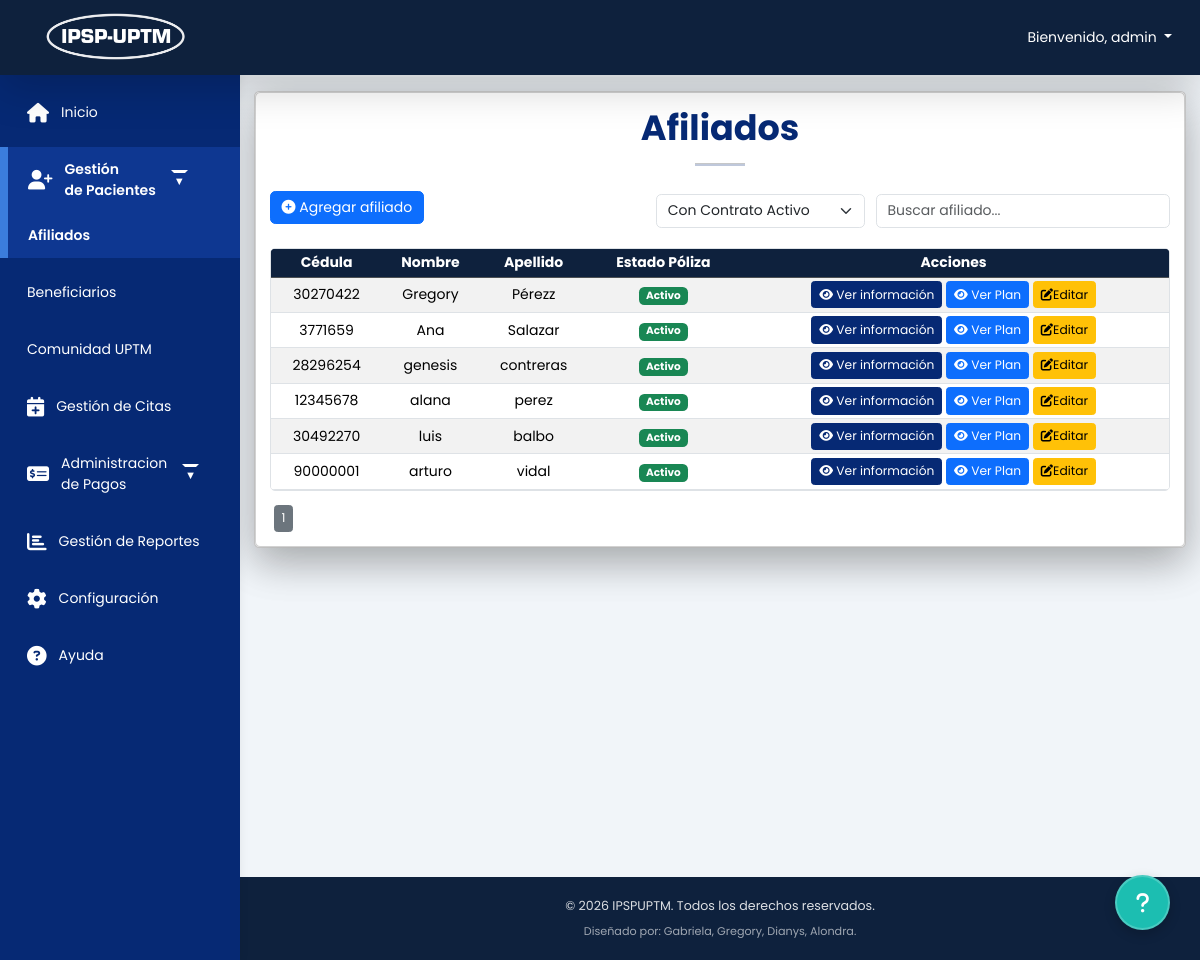
/home.php?vista=afiliados (signed in), run on the app's committed database.
### tables this page shows
CREATE TABLE `afiliados` (
  `ID` int(11) NOT NULL,
  `id_persona` int(11) DEFAULT NULL,
  `cedula` int(20) NOT NULL,
  `created_at` timestamp NOT NULL DEFAULT current_timestamp(),
  `updated_at` timestamp NOT NULL DEFAULT current_timestamp() ON UPDATE current_timestamp()
);

CREATE TABLE `persona` (
  `id_persona` int(11) NOT NULL,
  `cedula` int(11) NOT NULL,
  `nombre` varchar(50) NOT NULL,
  `apellido` varchar(50) NOT NULL,
  `fechanacimiento` date DEFAULT NULL,
  `genero` enum('Masculino','Femenino') DEFAULT NULL,
  `estado_civil` varchar(40) DEFAULT NULL,
  `telefono` varchar(20) NOT NULL,
  `correo` varchar(100) NOT NULL,
  `ocupacion` varchar(50) NOT NULL,
  `estado` text NOT NULL
);

### app/afiliados/principal.php (the view, shortened to what this page needs)
<?php
include 'C:/xampp/htdocs/IPSPUPTM/config/database.php';
include 'C:/xampp/htdocs/IPSPUPTM/config/alertify.php';
$filtro = isset($_GET['filtro']) ? $_GET['filtro'] : 'activos';
$whereClause = "";
if ($filtro === 'activos') {
    $whereClause = "WHERE EXISTS (SELECT 1 FROM contrato_plan cp WHERE cp.id_persona = a.id_persona AND cp.estado_contrato = 'Activo')";
} elseif ($filtro === 'inactivos') {
    $whereClause = "WHERE NOT EXISTS (SELECT 1 FROM contrato_plan cp WHERE cp.id_persona = a.id_persona AND cp.estado_contrato = 'Activo')";
}
$rowsPerPage = 15;
$currentPage = isset($_GET['page']) ? intval($_GET['page']) : 1;
$offset = ($currentPage - 1) * $rowsPerPage;
$sqlAfiliados = "
    SELECT
        p.id_persona,
        p.cedula,
        p.nombre,
        p.apellido,
        a.created_at,
        a.updated_at,
        EXISTS (SELECT 1 FROM contrato_plan cp WHERE cp.id_persona = a.id_persona AND cp.estado_contrato = 'Activo') as tiene_activo
    FROM afiliados a
    JOIN persona p ON a.id_persona = p.id_persona
    $whereClause
    LIMIT $offset, $rowsPerPage
";
$afiliados = $conn->query($sqlAfiliados);
$totalRowsResult = $conn->query("SELECT COUNT(*) AS total FROM afiliados a $whereClause");
$totalRows = $totalRowsResult->fetch_assoc()['total'];
$totalPages = ceil($totalRows / $rowsPerPage);
?>
<div class="card shadow-lg">
    <div class="mt-3 m-3 text-justify">
        <h1 class="fw-bold text-center" style="color: #062974;">Afiliados</h1>
        <hr class="mx-auto" style="width: 50px; height: 3px; background-color: #062974;">
        <div class="row mt-4 align-items-center">
            <div class="col-auto">
                <a href="#" class="btn btn-primary" data-bs-toggle="modal" data-bs-target="#formulariomodal">
                    <i class="fas fa-plus-circle"></i> Agregar afiliado
                </a>
            </div>
            <div class="col text-end mt-2">
                <select id="filtro_estado" class="form-select w-auto d-inline-block me-2" onchange="let u = new URLSearchParams(window.location.search); u.set('filtro', this.value); u.delete('page'); window.location.search = u.toString();">
                    <option value="activos" <?= ($filtro == 'activos') ? 'selected' : '' ?>>Con Contrato Activo</option>
                </select>
                <input type="text" id="search" class="form-control w-auto d-inline-block"
                    placeholder="Buscar afiliado...">
            </div>
        </div>
        <div class="table-responsive">
            <table class="table table-sm table-striped table-hover mt-4">
                <thead class="table-dark">
                    <tr>
                        <th>Cédula</th>
                        <th>Nombre</th>
                        <th>Apellido</th>
                        <th>Estado Póliza</th>
                        <th>Acciones</th>
                    </tr>
                </thead>
                <tbody>
                    <?php while ($row = $afiliados->fetch_assoc()) { ?>
                        <tr>
                            <td><?php echo $row['cedula']; ?></td>
                            <td><?php echo $row['nombre']; ?></td>
                            <td><?php echo $row['apellido']; ?></td>
                            <td>
                                <?php if ($row['tiene_activo']) { ?>
                                    <span class="badge bg-success">Activo</span>
                                <?php } else { ?>
                                    <span class="badge bg-danger">Inactivo</span>
                                <?php } ?>
                            </td>
                            <td class="text-center">
                                <a href="#" class="btn btn-primary-custom btn-sm" data-bs-toggle="modal"
                                    data-bs-target="#vermodal" data-bs-cedula="<?= $row['cedula']; ?>">
                                    <i class="fas fa-eye"></i> Ver información
                                </a>
                                <button class="btn btn-sm btn-primary text-white" title="Ver Consumo"
                                    onclick="verResumenConsumo('<?php echo $row['cedula']; ?>', '<?php echo $row['nombre'] . ' ' . $row['apellido']; ?>')">
                                    <i class="fas fa-eye"></i> Ver Plan
                                </button>
                                <a href="#" class="btn btn-warning btn-sm" data-bs-toggle="modal"
                                    data-bs-target="#editmodal" data-bs-cedula="<?= $row['cedula']; ?>"
                                    data-bs-id-persona="<?= $row['id_persona']; ?>">
                                    <i class="fas fa-edit"></i>Editar
                                </a>
                            </td>
                        </tr>
                    <?php } ?>
                </tbody>
            </table>
        </div>
        <div class="d-flex justify-content mt-3">
            <?php for ($i = 1; $i <= $totalPages; $i++) {
                $qParams = $_GET;
                $qParams['page'] = $i;
                $qParams['filtro'] = $filtro;
                $qStr = http_build_query($qParams);
            ?>
                <a href="?<?php echo $qStr; ?>"
                    class="btn btn-sm <?php echo ($i == $currentPage) ? 'btn-secondary' : 'btn-primary'; ?> mx-1">
                    <?php echo $i; ?>
                </a>
            <?php } ?>
        </div>
    </div>
</div>
</body>
</html>

### assets/css/style.css (style rules this page uses)
html, body { margin: 0; padding: 0; overflow-x: hidden; width: 100%; font-family: 'Poppins', sans-serif; background-color: #f1f5f9; font-size: 14px; }
.table-responsive { max-width: 100%; overflow-x: auto; border-radius: 5px; border: 1px solid #dee2e6; margin-top: 20px; }
.table-responsive table { margin: 0 !important; width: 100%; }
.main, .table { word-wrap: break-word; word-break: break-word; }
.table th, .table td { text-align: center !important; vertical-align: middle !important; }
.table thead, .table-dark { --bs-table-bg: #0e213d !important; --bs-table-color: #ffffff !important; background-color: #0e213d !important; color: #ffffff !important; }
a { text-decoration: none; }
.table-responsive td, .table-responsive th { white-space: nowrap; }
.btn-primary-custom { background-color: #062974 !important; border-color: #062974 !important; color: #ffffff !important; }

### data on the page
afiliados: id_persona.cedula "30270422", id_persona.nombre "Gregory", id_persona.apellido "Pérezz"
afiliados: id_persona.cedula "3771659", id_persona.nombre "Ana", id_persona.apellido "Salazar"
afiliados: id_persona.cedula "28296254", id_persona.nombre "genesis", id_persona.apellido "contreras"
afiliados: id_persona.cedula "12345678", id_persona.nombre "alana", id_persona.apellido "perez"
afiliados: id_persona.cedula "30492270", id_persona.nombre "luis", id_persona.apellido "balbo"
afiliados: id_persona.cedula "90000001", id_persona.nombre "arturo", id_persona.apellido "vidal"

### other printed values
$_SESSION['username'] "admin"
